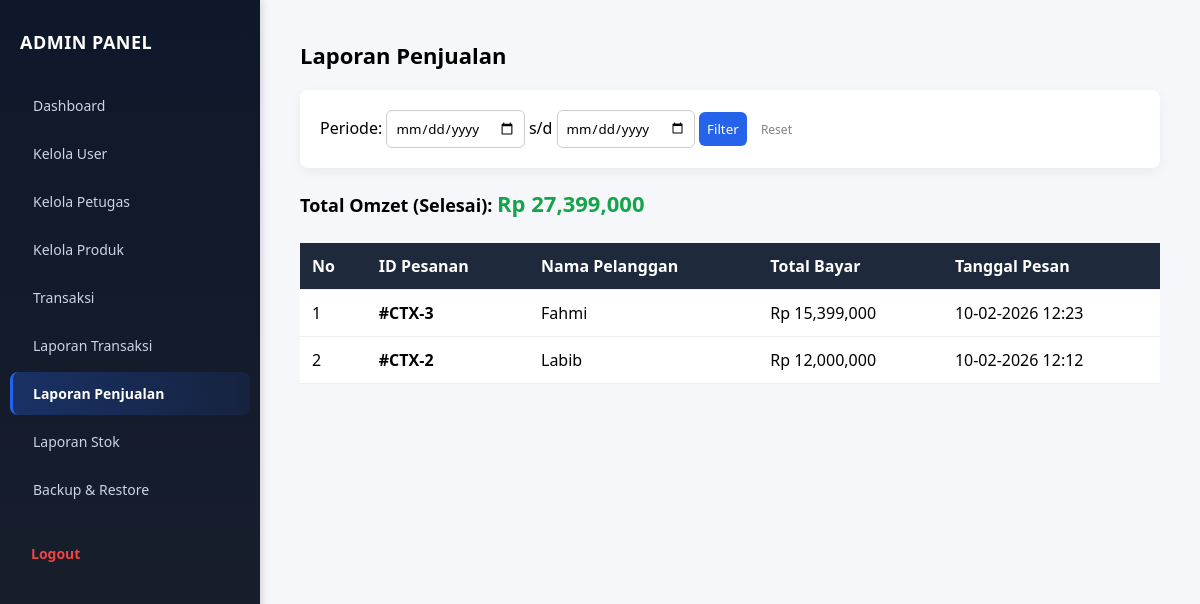
The app's page /admin/laporan_penjualan.php (signed in), older data.
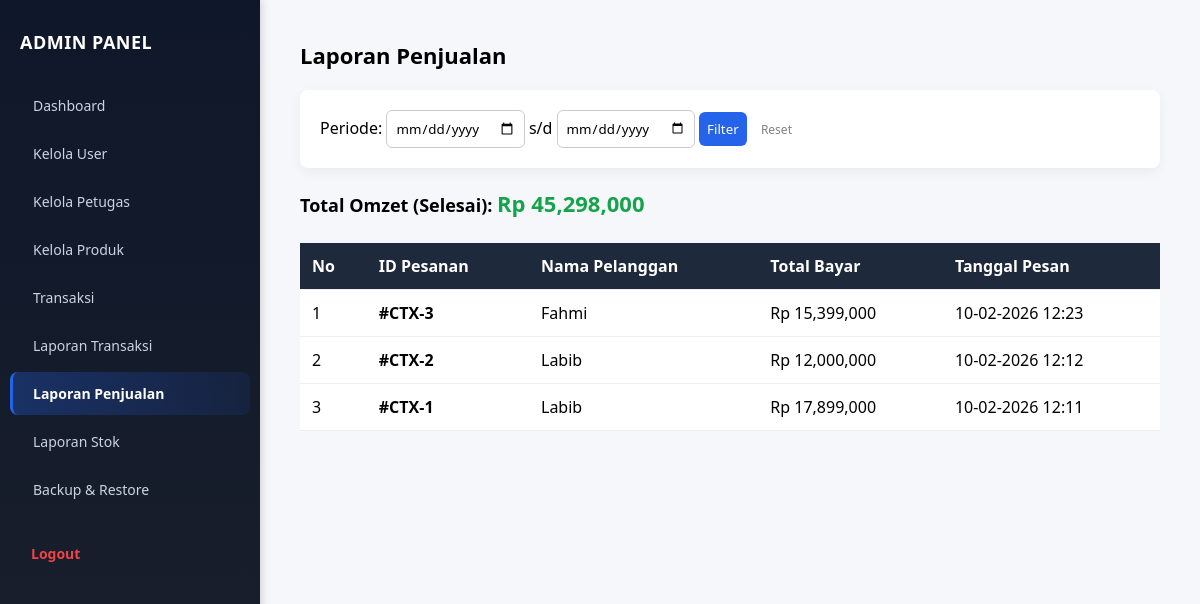
The same page, newer data.
### tables this page shows
CREATE TABLE `pesanan` (
  `id` int(11) NOT NULL AUTO_INCREMENT,
  `user_id` int(11) DEFAULT NULL,
  `nama_penerima` varchar(100) DEFAULT NULL,
  `hp` varchar(20) DEFAULT NULL,
  `alamat` text DEFAULT NULL,
  `metode_bayar` varchar(50) DEFAULT NULL,
  `total_bayar` int(11) DEFAULT NULL,
  `status_pesanan` varchar(20) DEFAULT 'Pending',
  `tanggal_pesan` datetime DEFAULT current_timestamp(),
  PRIMARY KEY (`id`)
);

### admin/laporan_penjualan.php (the view, shortened to what this page needs)
<?php
include __DIR__ . "/../config/database.php";
$dari   = isset($_GET['dari']) ? $_GET['dari'] : '';
$sampai = isset($_GET['sampai']) ? $_GET['sampai'] : '';
$where_clause = "WHERE pesanan.status_pesanan = 'Selesai'";
$dataPenjualan = mysqli_query($conn, "SELECT pesanan.*, users.nama AS nama_akun
     FROM pesanan
     LEFT JOIN users ON pesanan.user_id = users.id
     $where_clause
     ORDER BY pesanan.id DESC");
$totalUang = mysqli_query($conn, "SELECT SUM(total_bayar) AS total FROM pesanan $where_clause");
$resUang = mysqli_fetch_assoc($totalUang);
$pendapatan = $resUang['total'] ?? 0;
?>
<!DOCTYPE html>
<html lang="id">
<head>
</head>
<body>
    <div class="wrapper">
        <div class="sidebar">
            <h2>ADMIN PANEL</h2>
            <a href="dashboard.php">Dashboard</a>
            <a href="user.php">Kelola User</a>
            <a href="petugas.php">Kelola Petugas</a>
            <a href="produk.php">Kelola Produk</a>
            <a href="transaksi.php">Transaksi</a>
            <a href="laporan_transaksi.php">Laporan Transaksi</a>
            <a href="laporan_penjualan.php" class="active">Laporan Penjualan</a>
            <a href="laporan_stok.php">Laporan Stok</a>
            <a href="backup_restore.php">Backup & Restore</a>
            <a href="logout.php" class="logout-btn" onclick="return confirm('Apakah Anda yakin ingin logout?')">
                Logout
            </a>
        </div>
        <div class="content">
            <h1>Laporan Penjualan</h1>
            <div class="card-filter">
                <form method="get">
                    <label>Periode:</label>
                    <input type="date" name="dari" value="<?= $dari ?>" required>
                    <span> s/d </span>
                    <input type="date" name="sampai" value="<?= $sampai ?>" required>
                    <button type="submit">Filter</button>
                    <a href="laporan_penjualan.php" style="margin-left:10px; color:gray; text-decoration:none; font-size:12px;">Reset</a>
                </form>
            </div>
            <div class="total-box">Total Omzet (Selesai): <span>Rp <?= number_format($pendapatan) ?></span></div>
            <table>
                <tr>
                    <th>No</th>
                    <th>ID Pesanan</th>
                    <th>Nama Pelanggan</th>
                    <th>Total Bayar</th>
                    <th>Tanggal Pesan</th>
                </tr>
                <?php $no = 1;
                while ($p = mysqli_fetch_assoc($dataPenjualan)) : ?>
                    <tr>
                        <td><?= $no++ ?></td>
                        <td><strong>#CTX-<?= $p['id'] ?></strong></td>
                        <td><?= htmlspecialchars($p['nama_penerima'] ?? $p['nama_akun']) ?></td>
                        <td>Rp <?= number_format($p['total_bayar']) ?></td>
                        <td>
                            <?php
                            if (!empty($p['tanggal_pesan']) && $p['tanggal_pesan'] != '0000-00-00 00:00:00') {
                                echo date('d-m-Y H:i', strtotime($p['tanggal_pesan']));
                            } else {
                                echo "Belum ada tanggal";
                            }
                            ?>
                        </td>
                    </tr>
                <?php endwhile; ?>
            </table>
        </div>
    </div>
</body>
</html>

Row changes from the older to the newer data that the page shows:
now on this page (row edited): pesanan: id "1", nama_penerima "Labib", total_bayar "17,899,000", tanggal_pesan "10-02-2026 12:11"
Text that changed along with them:
$pendapatan: "27,399,000" → "45,298,000"
